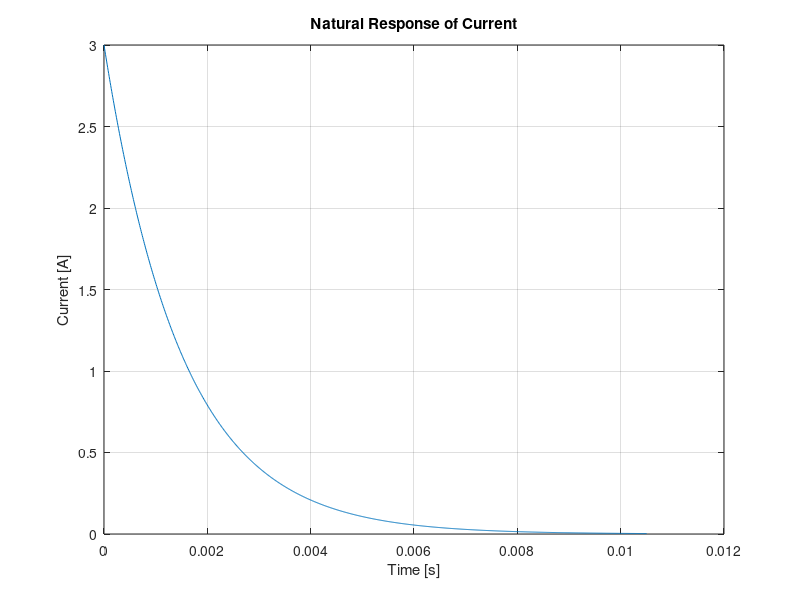
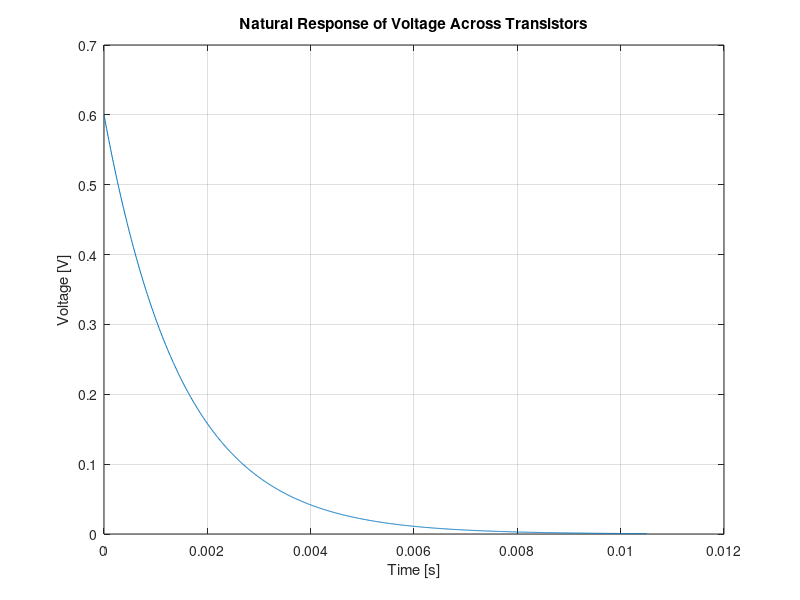
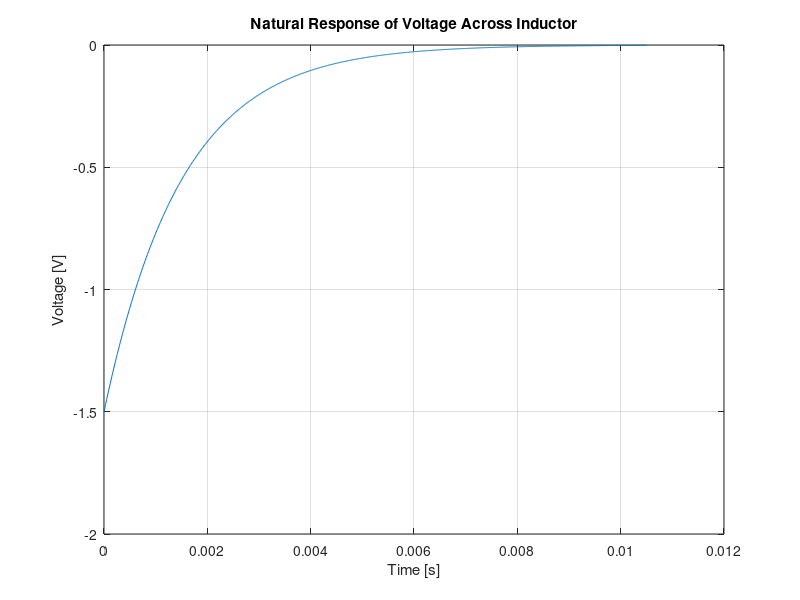
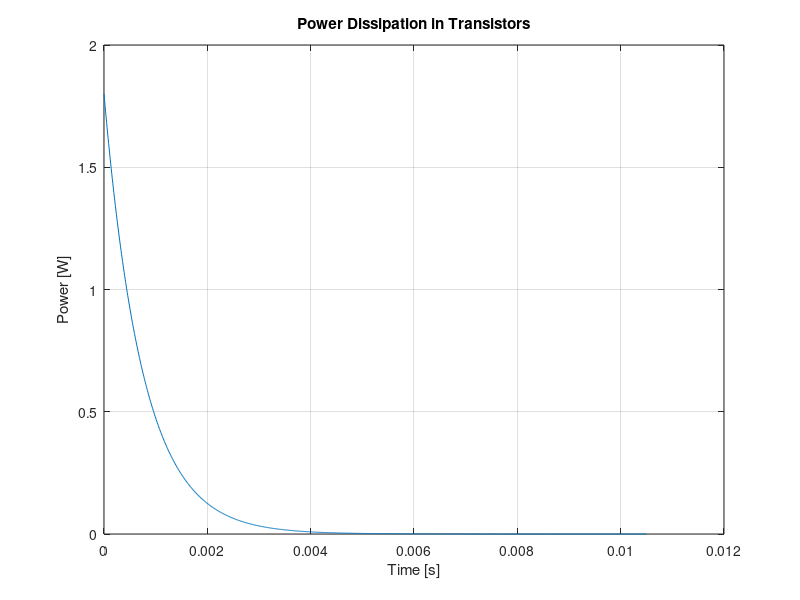

MATLAB code to generate these figures, in order:
% Bryan Blakeslee
% 7-8-13
% Plots of natural response of H-Bridge active braking system.

% Workspace setup
clc;
clear all;
close all;

% Parameters
Rt=0.5;     % Total resistance, ohms
Rr=0.2;     % Transistor resistance, ohms
L=750e-6;   % Inductance, henry
Iss=3;      % Steady state current, amps

% Natural response
tau=L/Rt;
t=0:0.00001:7*tau;
current=Iss.*exp(-t./tau);
vResistor=Rr.*current;
vInductor=-1.5.*exp(-(2000/3).*t);
pResistor=current.^2*Rr;

% Plot current
figure;
plot(t,current);
title('Natural Response of Current');
xlabel('Time [s]');
ylabel('Current [A]');
grid on;

% Plot voltage across transistors
figure;
plot(t,vResistor);
title('Natural Response of Voltage Across Transistors');
xlabel('Time [s]');
ylabel('Voltage [V]');
grid on;

% Plot voltage across inductor
figure;
plot(t,vInductor);
title('Natural Response of Voltage Across Inductor');
xlabel('Time [s]');
ylabel('Voltage [V]');
grid on;

% Plot power dissipated by transistors
figure;
plot(t,pResistor);
title('Power Dissipation in Transistors');
xlabel('Time [s]');
ylabel('Power [W]');
grid on;